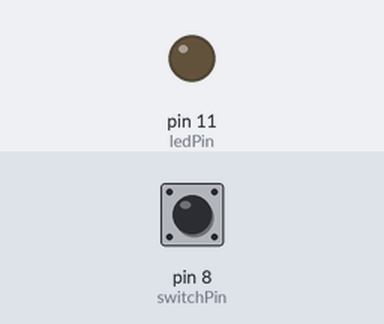
Bench run of a sketch on a simulated Arduino Uno, built with avr-gcc and run on an emulated ATmega328P. Shown: output pins drawn as LEDs (lit = HIGH). The test bench sets the inputs (shaded band); at power-on: pin 8 (switchPin) LOW.

Above: at 1.2 s.
1.3 s: pin 8 (switchPin) pulled HIGH for 0.15 s
At 2.5 s:
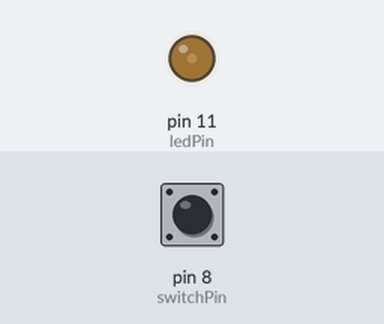
2.9 s: pin 8 (switchPin) pulled HIGH for 1 s
At 4.0 s:
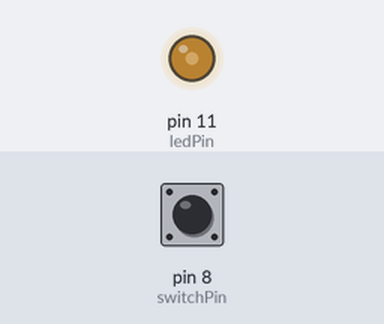
5.4 s: pin 8 (switchPin) pulled HIGH for 0.15 s
At 5.9 s:
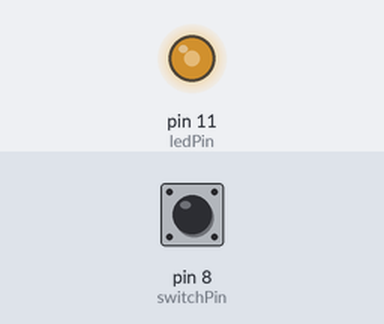
7.0 s: pin 8 (switchPin) pulled HIGH for 3.2 s
At 8.3 s:
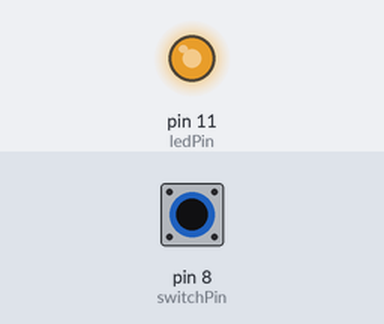
Timing chart, 0 to 10.0 s (numbered marks = the images above; inputs shaded):
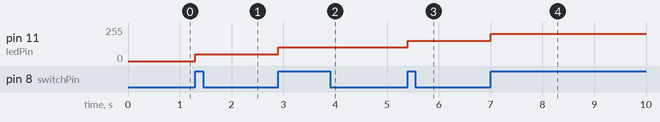

The sketch:

button_switch.ino
```cpp
int switchPin = 8;
int ledPin = 11;
boolean lastButton = LOW;
int ledLevel = 0;

void setup()
{
 pinMode(switchPin, INPUT);
 pinMode(ledPin, OUTPUT);
}

void loop()
{
  boolean bSwitch = digitalRead(switchPin);
  if (bSwitch == HIGH && lastButton == LOW)
  {
    ledLevel = ledLevel + 51;
    lastButton = HIGH;
  }
  else
  {
    lastButton = bSwitch;
  }
  if (ledLevel > 255) ledLevel = 0;
  analogWrite(ledPin, ledLevel);
}


/*
int switchPin = 8;
int ledPin = 13;
boolean lastButton = LOW;
boolean ledOn = false;

void setup()
{
 pinMode(switchPin, INPUT);
 pinMode(ledPin, OUTPUT);
}

void loop()
{
  boolean bSwitch = digitalRead(switchPin);
  if (bSwitch == HIGH && lastButton == LOW)
  {
    ledOn = !ledOn;
    lastButton = HIGH;
  }
  else
  {
    lastButton = bSwitch;
  }
  digitalWrite(ledPin, ledOn);
}
*/
/*
// for press on / release off
int switchPin = 8;
int ledPin = 13;

void setup()
{
 pinMode(switchPin, INPUT);
 pinMode(ledPin, OUTPUT);
}

void loop()
{
  if (digitalRead(switchPin) == HIGH)
  {
    digitalWrite(ledPin, HIGH);
  }
  else
  {
    digitalWrite(ledPin, LOW);
  }
}
*/
```

Measured:
- after the input at 1.3 s, pin 11 (ledPin): 0/255 → 51/255 at once
- after the input at 2.9 s, pin 11 (ledPin): 51/255 → 102/255 at once
- after the input at 5.4 s, pin 11 (ledPin): 102/255 → 153/255 at once
- after the input at 7.0 s, pin 11 (ledPin): 153/255 → 204/255 at once
